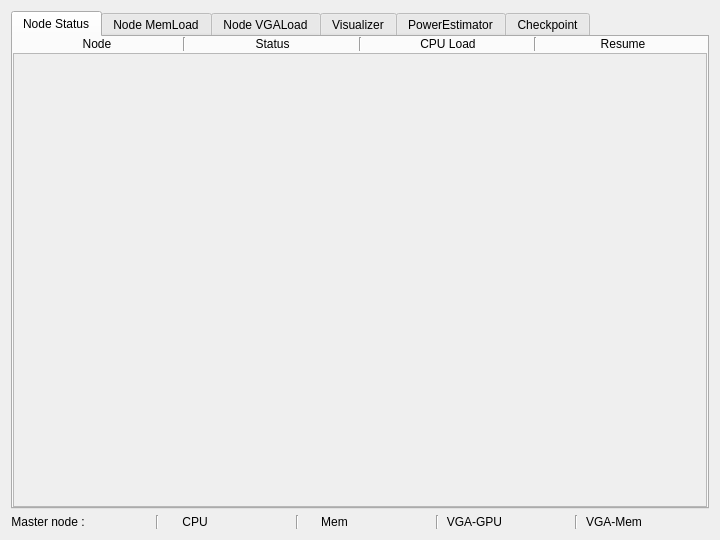
<?xml version="1.0" encoding="UTF-8"?>
<ui version="4.0">
 <class>MainWindow</class>
 <widget class="QMainWindow" name="MainWindow">
  <property name="geometry">
   <rect>
    <x>0</x>
    <y>0</y>
    <width>720</width>
    <height>540</height>
   </rect>
  </property>
  <property name="windowTitle">
   <string>MainWindow</string>
  </property>
  <widget class="QWidget" name="centralWidget">
   <layout class="QGridLayout" name="gridLayout">
    <item row="1" column="5">
     <widget class="Line" name="line_6">
      <property name="orientation">
       <enum>Qt::Vertical</enum>
      </property>
     </widget>
    </item>
    <item row="1" column="0">
     <widget class="QLabel" name="label_05">
      <property name="text">
       <string>Master node :</string>
      </property>
      <property name="alignment">
       <set>Qt::AlignCenter</set>
      </property>
     </widget>
    </item>
    <item row="1" column="4">
     <widget class="QLabel" name="label_08">
      <property name="text">
       <string/>
      </property>
      <property name="alignment">
       <set>Qt::AlignCenter</set>
      </property>
     </widget>
    </item>
    <item row="1" column="11">
     <widget class="Line" name="line_8">
      <property name="orientation">
       <enum>Qt::Vertical</enum>
      </property>
     </widget>
    </item>
    <item row="1" column="9">
     <widget class="QLabel" name="label_11">
      <property name="text">
       <string>VGA-GPU</string>
      </property>
      <property name="alignment">
       <set>Qt::AlignCenter</set>
      </property>
     </widget>
    </item>
    <item row="1" column="6">
     <widget class="QLabel" name="label_09">
      <property name="text">
       <string>Mem</string>
      </property>
      <property name="alignment">
       <set>Qt::AlignCenter</set>
      </property>
     </widget>
    </item>
    <item row="1" column="7">
     <widget class="QLabel" name="label_10">
      <property name="text">
       <string/>
      </property>
      <property name="alignment">
       <set>Qt::AlignCenter</set>
      </property>
     </widget>
    </item>
    <item row="1" column="2">
     <widget class="Line" name="line_5">
      <property name="orientation">
       <enum>Qt::Vertical</enum>
      </property>
     </widget>
    </item>
    <item row="1" column="12">
     <widget class="QLabel" name="label_13">
      <property name="text">
       <string>VGA-Mem</string>
      </property>
      <property name="alignment">
       <set>Qt::AlignCenter</set>
      </property>
     </widget>
    </item>
    <item row="1" column="1">
     <widget class="QLabel" name="label_06">
      <property name="text">
       <string/>
      </property>
      <property name="alignment">
       <set>Qt::AlignCenter</set>
      </property>
     </widget>
    </item>
    <item row="1" column="13">
     <widget class="QLabel" name="label_14">
      <property name="text">
       <string/>
      </property>
      <property name="alignment">
       <set>Qt::AlignCenter</set>
      </property>
     </widget>
    </item>
    <item row="1" column="3">
     <widget class="QLabel" name="label_07">
      <property name="text">
       <string>CPU</string>
      </property>
      <property name="alignment">
       <set>Qt::AlignCenter</set>
      </property>
     </widget>
    </item>
    <item row="0" column="0" colspan="14">
     <widget class="QTabWidget" name="tabWidget">
      <property name="currentIndex">
       <number>0</number>
      </property>
      <widget class="QWidget" name="tab_1">
       <attribute name="title">
        <string>Node Status</string>
       </attribute>
       <layout class="QGridLayout" name="gridLayout_2">
        <property name="leftMargin">
         <number>0</number>
        </property>
        <property name="topMargin">
         <number>0</number>
        </property>
        <property name="rightMargin">
         <number>0</number>
        </property>
        <property name="bottomMargin">
         <number>0</number>
        </property>
        <property name="spacing">
         <number>2</number>
        </property>
        <item row="0" column="2">
         <widget class="QLabel" name="label_02">
          <property name="text">
           <string>Status</string>
          </property>
          <property name="alignment">
           <set>Qt::AlignCenter</set>
          </property>
         </widget>
        </item>
        <item row="1" column="0" colspan="7">
         <widget class="QScrollArea" name="scrollArea">
          <property name="widgetResizable">
           <bool>true</bool>
          </property>
          <widget class="QWidget" name="scrollAreaWidgetContents">
           <property name="geometry">
            <rect>
             <x>0</x>
             <y>0</y>
             <width>696</width>
             <height>433</height>
            </rect>
           </property>
          </widget>
         </widget>
        </item>
        <item row="0" column="4">
         <widget class="QLabel" name="label_03">
          <property name="text">
           <string>CPU Load</string>
          </property>
          <property name="alignment">
           <set>Qt::AlignCenter</set>
          </property>
         </widget>
        </item>
        <item row="0" column="6">
         <widget class="QLabel" name="label_04">
          <property name="text">
           <string>Resume</string>
          </property>
          <property name="alignment">
           <set>Qt::AlignCenter</set>
          </property>
         </widget>
        </item>
        <item row="0" column="1">
         <widget class="Line" name="line_1">
          <property name="orientation">
           <enum>Qt::Vertical</enum>
          </property>
         </widget>
        </item>
        <item row="0" column="0">
         <widget class="QLabel" name="label_01">
          <property name="text">
           <string>Node</string>
          </property>
          <property name="alignment">
           <set>Qt::AlignCenter</set>
          </property>
         </widget>
        </item>
        <item row="0" column="3">
         <widget class="Line" name="line_2">
          <property name="orientation">
           <enum>Qt::Vertical</enum>
          </property>
         </widget>
        </item>
        <item row="0" column="5">
         <widget class="Line" name="line_3">
          <property name="orientation">
           <enum>Qt::Vertical</enum>
          </property>
         </widget>
        </item>
       </layout>
      </widget>
      <widget class="QWidget" name="tab_2">
       <attribute name="title">
        <string>Node MemLoad</string>
       </attribute>
       <layout class="QGridLayout" name="gridLayout_3">
        <property name="leftMargin">
         <number>0</number>
        </property>
        <property name="topMargin">
         <number>0</number>
        </property>
        <property name="rightMargin">
         <number>0</number>
        </property>
        <property name="bottomMargin">
         <number>0</number>
        </property>
        <property name="spacing">
         <number>2</number>
        </property>
        <item row="0" column="0">
         <widget class="QScrollArea" name="scrollArea_2">
          <property name="widgetResizable">
           <bool>true</bool>
          </property>
          <widget class="QWidget" name="scrollAreaWidgetContents_2">
           <property name="geometry">
            <rect>
             <x>0</x>
             <y>0</y>
             <width>696</width>
             <height>450</height>
            </rect>
           </property>
          </widget>
         </widget>
        </item>
       </layout>
      </widget>
      <widget class="QWidget" name="tab_3">
       <attribute name="title">
        <string>Node VGALoad</string>
       </attribute>
       <layout class="QGridLayout" name="gridLayout_4">
        <property name="leftMargin">
         <number>0</number>
        </property>
        <property name="topMargin">
         <number>9</number>
        </property>
        <property name="rightMargin">
         <number>0</number>
        </property>
        <property name="bottomMargin">
         <number>0</number>
        </property>
        <property name="spacing">
         <number>2</number>
        </property>
        <item row="1" column="2">
         <widget class="QScrollArea" name="scrollArea_4">
          <property name="widgetResizable">
           <bool>true</bool>
          </property>
          <widget class="QWidget" name="scrollAreaWidgetContents_4">
           <property name="geometry">
            <rect>
             <x>0</x>
             <y>0</y>
             <width>346</width>
             <height>424</height>
            </rect>
           </property>
          </widget>
         </widget>
        </item>
        <item row="1" column="0">
         <widget class="QScrollArea" name="scrollArea_3">
          <property name="widgetResizable">
           <bool>true</bool>
          </property>
          <widget class="QWidget" name="scrollAreaWidgetContents_3">
           <property name="geometry">
            <rect>
             <x>0</x>
             <y>0</y>
             <width>346</width>
             <height>424</height>
            </rect>
           </property>
          </widget>
         </widget>
        </item>
        <item row="0" column="0">
         <widget class="QLabel" name="label_15">
          <property name="text">
           <string>VGA-GPU</string>
          </property>
          <property name="alignment">
           <set>Qt::AlignCenter</set>
          </property>
         </widget>
        </item>
        <item row="0" column="2">
         <widget class="QLabel" name="label_16">
          <property name="text">
           <string>VGA-Memory</string>
          </property>
          <property name="alignment">
           <set>Qt::AlignCenter</set>
          </property>
         </widget>
        </item>
       </layout>
      </widget>
      <widget class="QWidget" name="tab_4">
       <attribute name="title">
        <string>Visualizer</string>
       </attribute>
       <layout class="QGridLayout" name="gridLayout_5">
        <item row="1" column="0">
         <widget class="QPushButton" name="pushButton_1">
          <property name="text">
           <string>Launch Visualizer</string>
          </property>
         </widget>
        </item>
        <item row="0" column="0">
         <widget class="QLabel" name="label_17">
          <property name="text">
           <string/>
          </property>
         </widget>
        </item>
       </layout>
      </widget>
      <widget class="QWidget" name="tab_5">
       <attribute name="title">
        <string>PowerEstimator</string>
       </attribute>
       <layout class="QGridLayout" name="gridLayout_6">
        <item row="2" column="0">
         <widget class="QLabel" name="label_20">
          <property name="text">
           <string>SMPI Binary</string>
          </property>
          <property name="alignment">
           <set>Qt::AlignCenter</set>
          </property>
         </widget>
        </item>
        <item row="0" column="2">
         <widget class="QPushButton" name="pushButton_3">
          <property name="text">
           <string>Browse</string>
          </property>
         </widget>
        </item>
        <item row="5" column="0" colspan="3">
         <widget class="QPushButton" name="pushButton_2">
          <property name="text">
           <string>Run PowerEstimator</string>
          </property>
         </widget>
        </item>
        <item row="4" column="0" colspan="3">
         <widget class="QFrame" name="frame">
          <property name="frameShape">
           <enum>QFrame::StyledPanel</enum>
          </property>
          <property name="frameShadow">
           <enum>QFrame::Raised</enum>
          </property>
         </widget>
        </item>
        <item row="2" column="1">
         <widget class="QLineEdit" name="lineEdit_3"/>
        </item>
        <item row="0" column="0">
         <widget class="QLabel" name="label_18">
          <property name="text">
           <string>MPI Binary</string>
          </property>
          <property name="alignment">
           <set>Qt::AlignCenter</set>
          </property>
         </widget>
        </item>
        <item row="0" column="1">
         <widget class="QLineEdit" name="lineEdit_1"/>
        </item>
        <item row="1" column="1">
         <widget class="QLineEdit" name="lineEdit_2"/>
        </item>
        <item row="2" column="2">
         <widget class="QPushButton" name="pushButton_5">
          <property name="text">
           <string>Browse</string>
          </property>
         </widget>
        </item>
        <item row="1" column="2">
         <widget class="QPushButton" name="pushButton_4">
          <property name="text">
           <string>Browse</string>
          </property>
         </widget>
        </item>
        <item row="1" column="0">
         <widget class="QLabel" name="label_19">
          <property name="text">
           <string>TAU Binary</string>
          </property>
          <property name="alignment">
           <set>Qt::AlignCenter</set>
          </property>
         </widget>
        </item>
        <item row="3" column="0">
         <widget class="QLabel" name="label_21">
          <property name="text">
           <string>Hardware Information</string>
          </property>
          <property name="alignment">
           <set>Qt::AlignCenter</set>
          </property>
         </widget>
        </item>
        <item row="3" column="1">
         <widget class="QLineEdit" name="lineEdit_4"/>
        </item>
        <item row="3" column="2">
         <widget class="QPushButton" name="pushButton_6">
          <property name="text">
           <string>Browse</string>
          </property>
         </widget>
        </item>
       </layout>
      </widget>
      <widget class="QWidget" name="tab">
       <attribute name="title">
        <string>Checkpoint</string>
       </attribute>
       <layout class="QGridLayout" name="gridLayout_7">
        <item row="2" column="0">
         <widget class="QLabel" name="label_24">
          <property name="text">
           <string>Checkpoint Execution Time</string>
          </property>
          <property name="alignment">
           <set>Qt::AlignCenter</set>
          </property>
         </widget>
        </item>
        <item row="1" column="1">
         <widget class="QLineEdit" name="lineEdit_6"/>
        </item>
        <item row="0" column="0">
         <widget class="QLabel" name="label_22">
          <property name="text">
           <string>Application</string>
          </property>
          <property name="alignment">
           <set>Qt::AlignCenter</set>
          </property>
         </widget>
        </item>
        <item row="3" column="0">
         <widget class="QLabel" name="label_25">
          <property name="text">
           <string>Fault Rate</string>
          </property>
          <property name="alignment">
           <set>Qt::AlignCenter</set>
          </property>
         </widget>
        </item>
        <item row="5" column="0" colspan="2">
         <layout class="QGridLayout" name="gridLayout_8">
          <item row="1" column="1">
           <widget class="QPushButton" name="pushButton_8">
            <property name="text">
             <string>Launch Checkpoint</string>
            </property>
           </widget>
          </item>
          <item row="1" column="2">
           <widget class="QPushButton" name="pushButton_9">
            <property name="text">
             <string>Launch Restart</string>
            </property>
           </widget>
          </item>
          <item row="1" column="0">
           <widget class="QPushButton" name="pushButton_7">
            <property name="text">
             <string>Launch Checkpoint Coordinator</string>
            </property>
           </widget>
          </item>
          <item row="2" column="1">
           <widget class="QPushButton" name="pushButton_11">
            <property name="text">
             <string>Finish Checkpoint</string>
            </property>
           </widget>
          </item>
          <item row="2" column="2">
           <widget class="QPushButton" name="pushButton_12">
            <property name="text">
             <string>Finish Restart</string>
            </property>
           </widget>
          </item>
          <item row="2" column="0">
           <widget class="QPushButton" name="pushButton_10">
            <property name="text">
             <string>Finish Checkpoint Coordinator</string>
            </property>
           </widget>
          </item>
          <item row="0" column="0" colspan="3">
           <widget class="QTextEdit" name="textEdit"/>
          </item>
         </layout>
        </item>
        <item row="0" column="1">
         <widget class="QLineEdit" name="lineEdit_5"/>
        </item>
        <item row="1" column="0">
         <widget class="QLabel" name="label_23">
          <property name="text">
           <string>Application Execution Time</string>
          </property>
          <property name="alignment">
           <set>Qt::AlignCenter</set>
          </property>
         </widget>
        </item>
        <item row="3" column="1">
         <widget class="QLineEdit" name="lineEdit_8"/>
        </item>
        <item row="2" column="1">
         <widget class="QLineEdit" name="lineEdit_7"/>
        </item>
       </layout>
      </widget>
     </widget>
    </item>
    <item row="1" column="8">
     <widget class="Line" name="line_7">
      <property name="orientation">
       <enum>Qt::Vertical</enum>
      </property>
     </widget>
    </item>
    <item row="1" column="10">
     <widget class="QLabel" name="label_12">
      <property name="text">
       <string/>
      </property>
      <property name="alignment">
       <set>Qt::AlignCenter</set>
      </property>
     </widget>
    </item>
   </layout>
  </widget>
  <widget class="QMenuBar" name="menuBar">
   <property name="geometry">
    <rect>
     <x>0</x>
     <y>0</y>
     <width>720</width>
     <height>20</height>
    </rect>
   </property>
  </widget>
 </widget>
 <layoutdefault spacing="6" margin="11"/>
 <tabstops>
  <tabstop>tabWidget</tabstop>
  <tabstop>scrollArea</tabstop>
  <tabstop>scrollArea_2</tabstop>
  <tabstop>scrollArea_3</tabstop>
  <tabstop>scrollArea_4</tabstop>
  <tabstop>pushButton_1</tabstop>
  <tabstop>lineEdit_1</tabstop>
  <tabstop>pushButton_3</tabstop>
  <tabstop>lineEdit_2</tabstop>
  <tabstop>pushButton_4</tabstop>
  <tabstop>lineEdit_3</tabstop>
  <tabstop>pushButton_5</tabstop>
  <tabstop>lineEdit_4</tabstop>
  <tabstop>pushButton_6</tabstop>
  <tabstop>pushButton_2</tabstop>
  <tabstop>lineEdit_5</tabstop>
  <tabstop>lineEdit_6</tabstop>
  <tabstop>lineEdit_7</tabstop>
  <tabstop>lineEdit_8</tabstop>
  <tabstop>pushButton_7</tabstop>
  <tabstop>pushButton_8</tabstop>
  <tabstop>pushButton_9</tabstop>
  <tabstop>pushButton_10</tabstop>
  <tabstop>pushButton_11</tabstop>
  <tabstop>pushButton_12</tabstop>
  <tabstop>textEdit</tabstop>
 </tabstops>
 <resources/>
 <connections/>
</ui>
